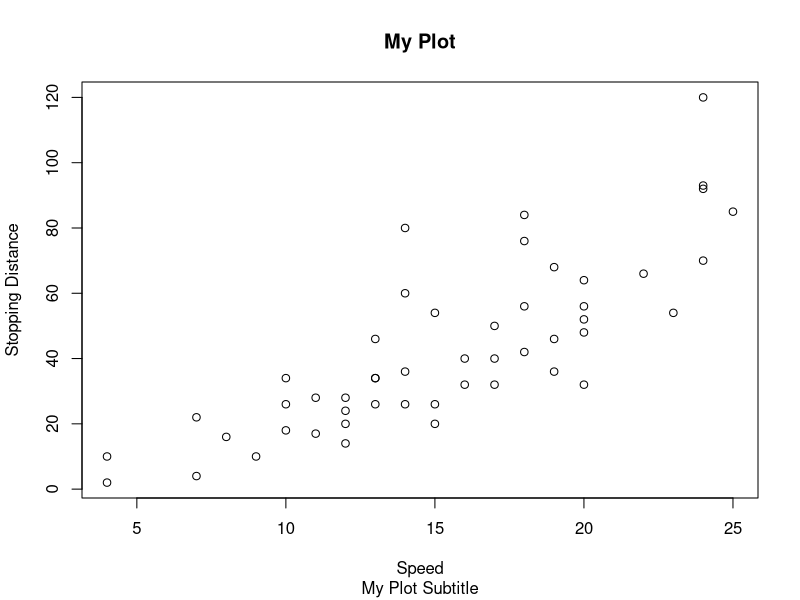

The R script that drew this image:
library(datasets)
data(cars)
print(head(cars))
plot(x = cars$speed, y = cars$dist, xlab = "Speed", ylab = "Stopping Distance"
		,main = "My Plot",sub = "My Plot Subtitle")

"
for color red use               ---->   col=2
for triangle points use         ---->   pch=2
"

# plot(cars, xlim = c(10, 15),col=2,pch=2)



# boxplot(formula = mpg ~ cyl, data = mtcars)

# hist(mtcars$mpg)

